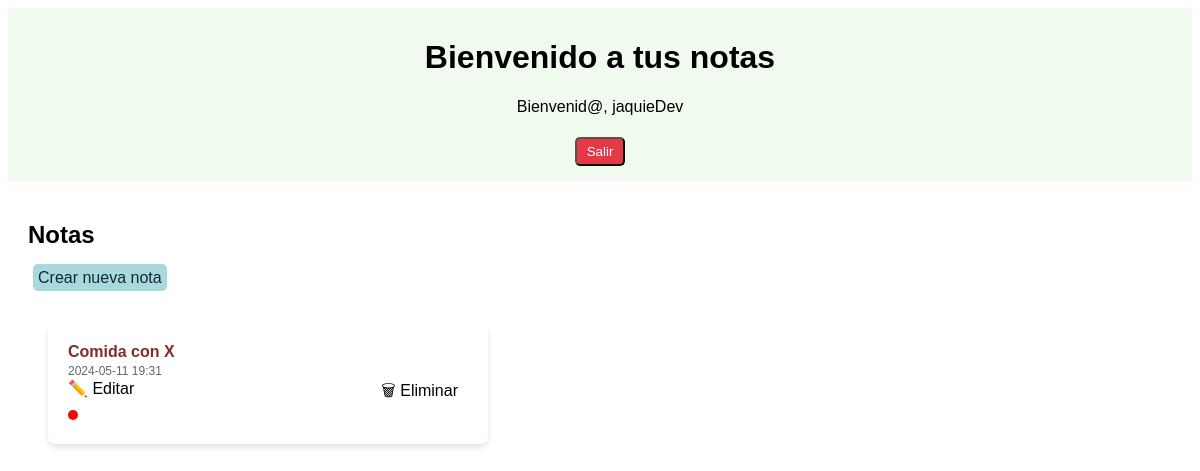
The app's page /mynotes/ (signed in), older data.
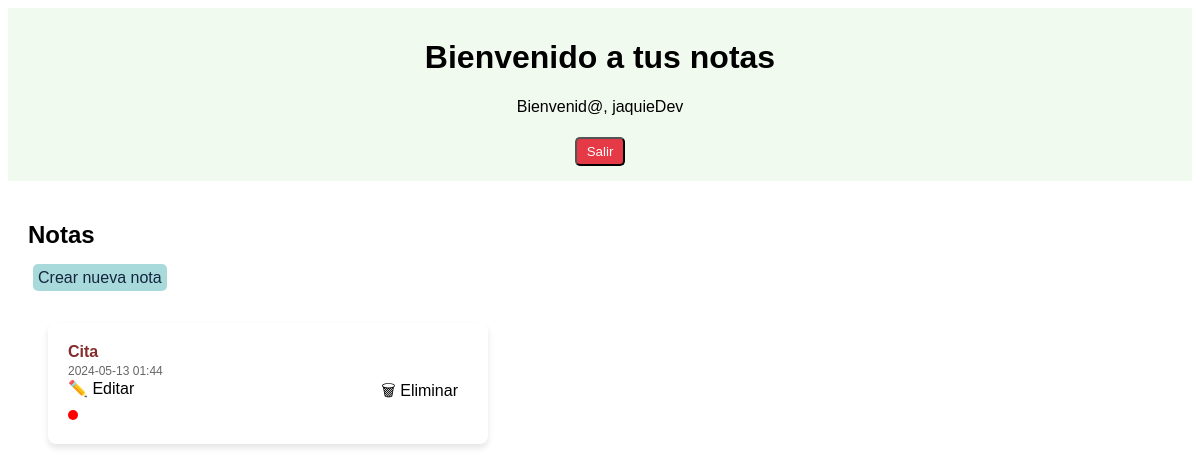
The same page, newer data.
### mynotes/models.py (models this page shows, shortened)
class Note(models.Model):
    user = models.ForeignKey(User, on_delete=models.CASCADE, related_name='notes')
    title = models.CharField(max_length=200)
    content = models.TextField()
    creation_date = models.DateTimeField(auto_now_add=True)

### mynotes/views.py (the view)
# urls.py: path('', views.NoteListView.as_view(), name='note_list'),
class NoteListView(LoginRequiredMixin, generic.ListView):
    model = Note
    context_object_name = 'notes'
    template_name = 'note_list.html'
    def get_queryset(self):
        return Note.objects.filter(user=self.request.user).order_by('-creation_date')

### mynotes/templates/mynotes/note_list.html
{% extends "base.html" %}
{% block content %}
<h2>Notas</h2>
<a class="new" href="{% url 'mynotes:note_edit' %}">Crear nueva nota</a>
<ul>
    {% for note in notes %}
    <div class="note-card">
        <div class="note-header">
            <a href="{% url 'mynotes:note_detail' pk=note.pk %}">
                <h2 class="note-title">{{ note.title }}</h2>
                <span class="note-date">{{ note.creation_date|date:"Y-m-d H:i" }}</span>
            </a>
        </div>
        <div class="note-actions">
            <a href="{% url 'mynotes:note_edit' pk=note.pk %}" class="favorite-btn">✏️ Editar</a>
            <a href="{% url 'mynotes:note_delete' pk=note.pk %}" class="delete-btn">🗑 Eliminar</a>
        </div>
        <div class="note-status">
            <span class="status-dot pending"></span>
        </div>
    </div>
    {% empty %}
    <li>Sin notas creadas</li>
    {% endfor %}
</ul>
{% endblock %}

### mynotes/templates/base.html (shortened to what this page needs)
<!DOCTYPE html>
<html lang="en">
<head>
    {% load static %}
    <link rel="stylesheet" href="{% static 'notas/styles.css' %}">
</head>
<body>
    <header>
        <h1>Bienvenido a tus notas</h1>
        {% if user.is_authenticated %}
        <p>Bienvenid@, {{ user.username }}</p>
        {% endif %}
        <form action="{% url 'logout' %}" method="post">
        <button class="logout" type="submit">Salir</button>
    </form>
    </header>
    <main>
        {% block content %}{% endblock %}
    </main>
</body>
</html>

### mynotes/static/notas/styles.css (style rules this page uses)
body { font-family: Arial, sans-serif; display: block; }
header { background: #F1FAEE; padding: 10px; text-align: center; }
main { padding: 20px; }
a { text-decoration: none; color: black; margin-right: 10px; }
ul { list-style-type: none; padding: 0; text-decoration: none; }
form > button { margin-top: 10px; }
.note-card { background-color: #fff; border-radius: 8px; box-shadow: 0 4px 6px rgba(0, 0, 0, 0.1); padding: 20px; margin: 20px; width: 400px; display: inline-block; vertical-align: top; }
.note-header { display: flex; justify-content: space-between; align-items: center; }
.note-title { font-size: 16px; color: #842c2c; margin: 0; }
.note-date { font-size: 12px; color: #666; }
.note-actions { display: flex; justify-content: space-between; }
.favorite-btn, .delete-btn { border: none; background: none; cursor: pointer; font-size: 16px; }
.status-dot { height: 10px; width: 10px; background-color: #ccc; border-radius: 50%; display: inline-block; }
.pending { background-color: red; }
.new { background-color: #A8DADC; color: #14253D; padding: 5px; border-radius: 5px; margin: 5px; }
.logout { background-color: #E63946; color: white; padding: 5px 10px 5px 10px; border-radius: 5px; margin: 5px; }

Row changes from the older to the newer data that the page shows:
removed Note: title "Comida con X", creation_date "2024-05-11 19:31"
added Note: title "Cita", creation_date "2024-05-13 01:44"
